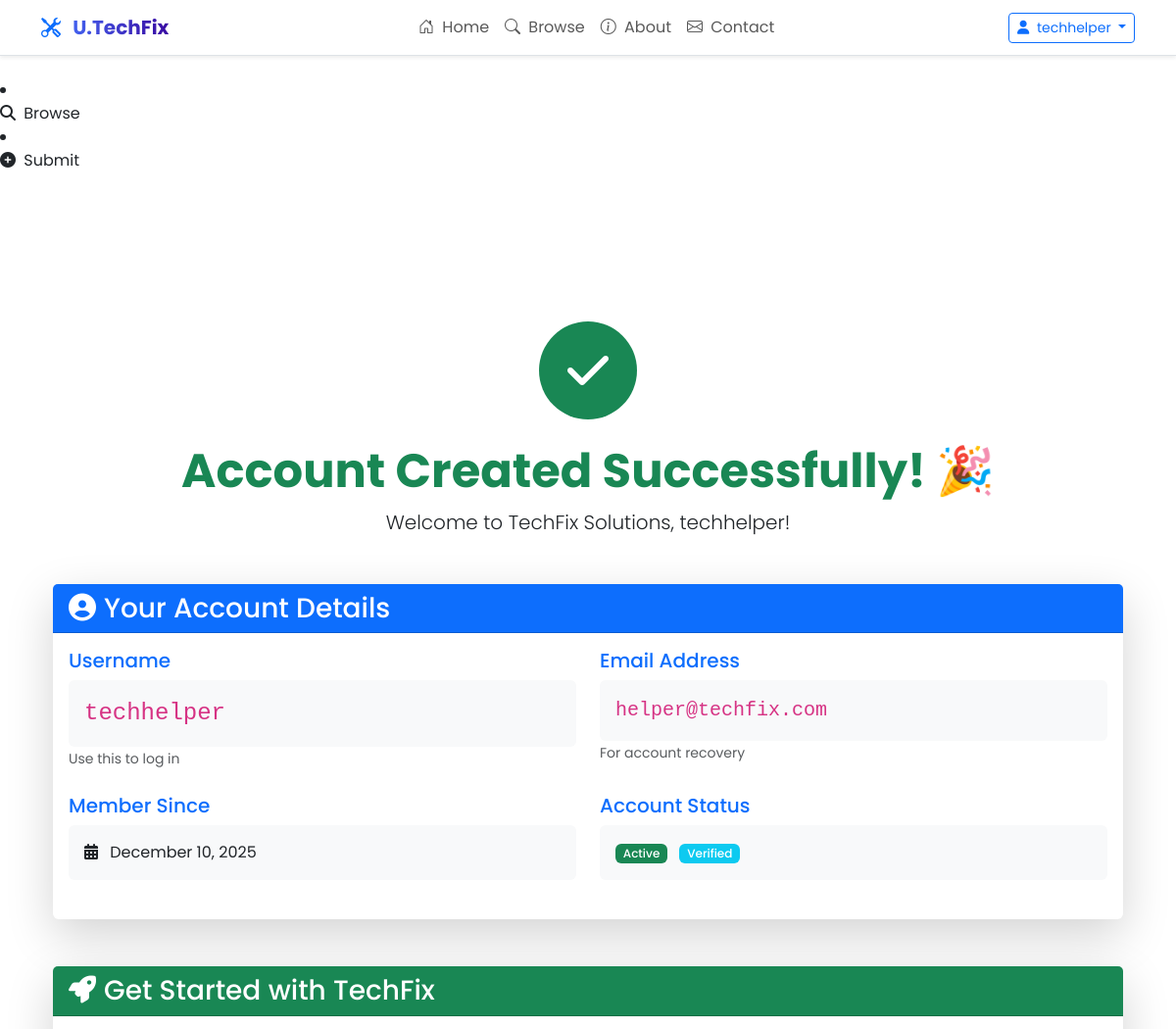
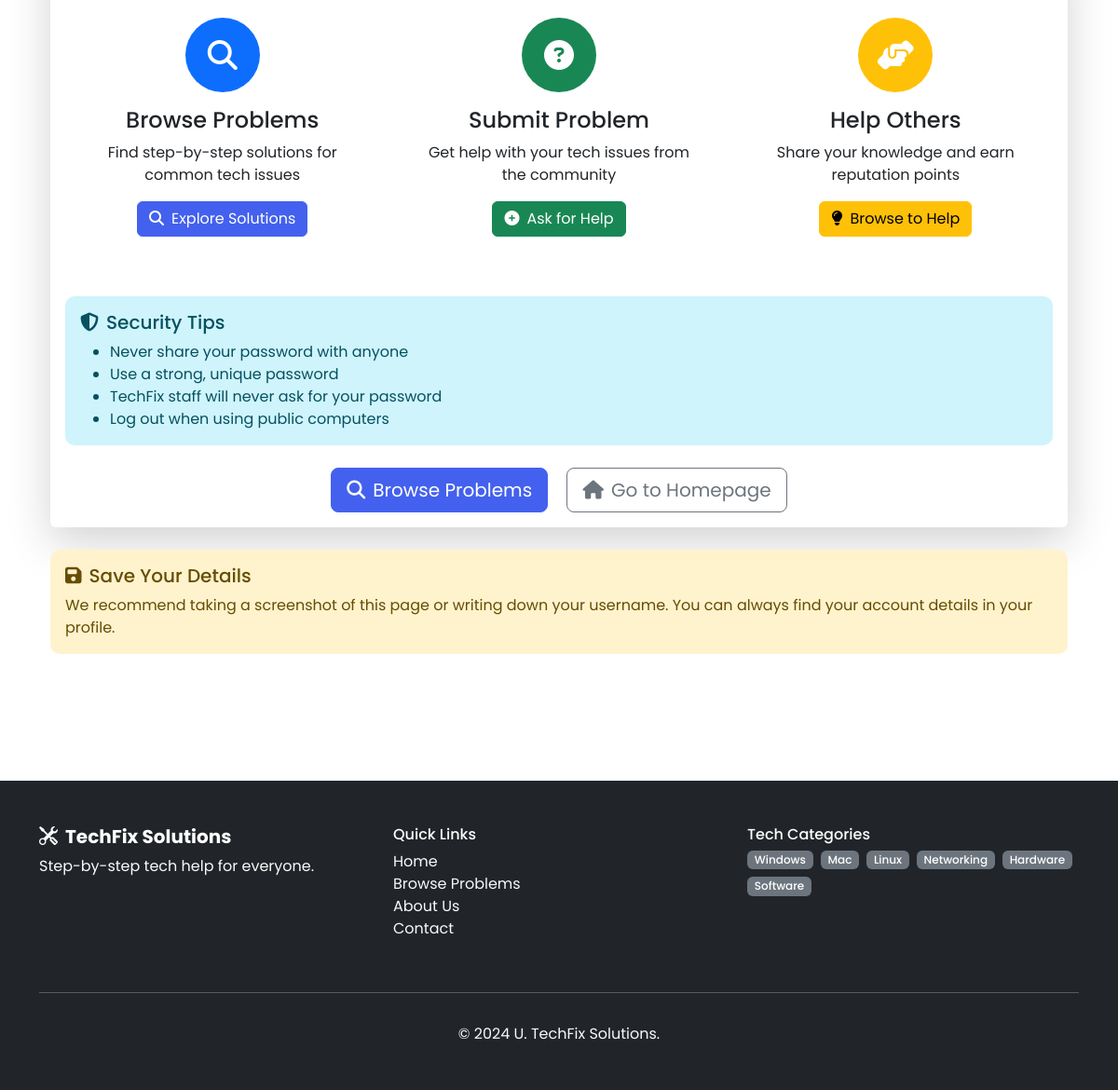
/welcome/techhelper (signed in), run on the app's committed database (2 pictures, top to bottom).
### Blog.py (models this page shows, shortened)
class User(UserMixin, db.Model):
    __tablename__ = 'users'
    id = db.Column(db.Integer, primary_key=True)
    username = db.Column(db.String(80), unique=True, nullable=False)
    email = db.Column(db.String(120), unique=True, nullable=False)
    password_hash = db.Column(db.String(128), nullable=False)
    created_at = db.Column(db.DateTime, default=datetime.utcnow)
    is_helper = db.Column(db.Boolean, default=False)
    reputation = db.Column(db.Integer, default=0)

### Blog.py (the view)
@app.route('/welcome/<username>')
@login_required
def welcome_page(username):
    user = User.query.filter_by(username=username).first_or_404()
    if user.id != current_user.id:
        return redirect(url_for('home'))
    return render_template('welcome.html', title=f'Welcome {username}!', user=user)

### Blog.py (called while the page is built)
@login_manager.user_loader
def load_user(user_id):
    return User.query.get(int(user_id))

@app.context_processor
def inject_user():
    return dict(current_user=current_user)

### templates/welcome.html (shortened to what this page needs)
{% extends "base.html" %}
{% block content %}
<div class="container py-5">
    <div class="text-center mb-5">
        <div class="success-icon mb-4">
            <div class="rounded-circle bg-success d-inline-flex align-items-center justify-content-center"
                 style="width: 100px; height: 100px;">
                <i class="fas fa-check fa-3x text-white"></i>
            </div>
        </div>
        <h1 class="display-5 fw-bold text-success">Account Created Successfully! 🎉</h1>
        <p class="lead">Welcome to TechFix Solutions, {{ user.username }}!</p>
    </div>
    <div class="card shadow-lg mb-5">
        <div class="card-header bg-primary text-white">
            <h3 class="mb-0"><i class="fas fa-user-circle me-2"></i>Your Account Details</h3>
        </div>
        <div class="card-body">
            <div class="row">
                <div class="col-md-6">
                    <div class="mb-4">
                        <h5 class="text-primary">Username</h5>
                        <div class="p-3 bg-light rounded">
                            <code class="fs-4">{{ user.username }}</code>
                        </div>
                        <small class="text-muted">Use this to log in</small>
                    </div>
                </div>
                <div class="col-md-6">
                    <div class="mb-4">
                        <h5 class="text-primary">Email Address</h5>
                        <div class="p-3 bg-light rounded">
                            <code class="fs-5">{{ user.email }}</code>
                        </div>
                        <small class="text-muted">For account recovery</small>
                    </div>
                </div>
            </div>
            <div class="row">
                <div class="col-md-6">
                    <div class="mb-4">
                        <h5 class="text-primary">Member Since</h5>
                        <div class="p-3 bg-light rounded">
                            <i class="fas fa-calendar-alt me-2"></i>
                            {{ user.created_at.strftime('%B %d, %Y') }}
                        </div>
                    </div>
                </div>
                <div class="col-md-6">
                    <div class="mb-4">
                        <h5 class="text-primary">Account Status</h5>
                        <div class="p-3 bg-light rounded">
                            <span class="badge bg-success">Active</span>
                            <span class="badge bg-info ms-2">Verified</span>
                        </div>
                    </div>
                </div>
            </div>
        </div>
    </div>
    <div class="card shadow-lg">
        <div class="card-header bg-success text-white">
            <h3 class="mb-0"><i class="fas fa-rocket me-2"></i>Get Started with TechFix</h3>
        </div>
        <div class="card-body">
            <div class="row">
                <div class="col-md-4 mb-4">
                    <div class="card h-100 border-primary">
                        <div class="card-body text-center">
                            <div class="icon-circle bg-primary mb-3">
                                <i class="fas fa-search fa-2x text-white"></i>
                            </div>
                            <h4>Browse Problems</h4>
                            <p>Find step-by-step solutions for common tech issues</p>
                            <a href="{{ url_for('browse') }}" class="btn btn-primary">
                                <i class="fas fa-search me-2"></i>Explore Solutions
                            </a>
                        </div>
                    </div>
                </div>
                <div class="col-md-4 mb-4">
                    <div class="card h-100 border-success">
                        <div class="card-body text-center">
                            <div class="icon-circle bg-success mb-3">
                                <i class="fas fa-question-circle fa-2x text-white"></i>
                            </div>
                            <h4>Submit Problem</h4>
                            <p>Get help with your tech issues from the community</p>
                            <a href="{{ url_for('submit_problem') }}" class="btn btn-success">
                                <i class="fas fa-plus-circle me-2"></i>Ask for Help
                            </a>
                        </div>
                    </div>
                </div>
                <div class="col-md-4 mb-4">
                    <div class="card h-100 border-warning">
                        <div class="card-body text-center">
                            <div class="icon-circle bg-warning mb-3">
                                <i class="fas fa-hands-helping fa-2x text-white"></i>
                            </div>
                            <h4>Help Others</h4>
                            <p>Share your knowledge and earn reputation points</p>
                            <a href="{{ url_for('browse') }}" class="btn btn-warning">
                                <i class="fas fa-lightbulb me-2"></i>Browse to Help
                            </a>
                        </div>
                    </div>
                </div>
            </div>
            <div class="alert alert-info mt-4">
                <h5><i class="fas fa-shield-alt me-2"></i>Security Tips</h5>
                <ul class="mb-0">
                    <li>Never share your password with anyone</li>
                    <li>Use a strong, unique password</li>
                    <li>TechFix staff will never ask for your password</li>
                    <li>Log out when using public computers</li>
                </ul>
            </div>
            <div class="text-center mt-4">
                <a href="{{ url_for('browse') }}" class="btn btn-primary btn-lg me-3">
                    <i class="fas fa-search me-2"></i>Browse Problems
                </a>
                <a href="{{ url_for('home') }}" class="btn btn-outline-secondary btn-lg">
                    <i class="fas fa-home me-2"></i>Go to Homepage
                </a>
            </div>
        </div>
    </div>
    <div class="alert alert-warning mt-4">
        <h5><i class="fas fa-save me-2"></i>Save Your Details</h5>
        <p class="mb-0">We recommend taking a screenshot of this page or writing down your username. You can always find your account details in your profile.</p>
    </div>
</div>
{% endblock %}

### templates/base.html (shortened to what this page needs)
<!DOCTYPE html>
<html lang="en" data-bs-theme="light">
<head>
    <link href="https://cdn.jsdelivr.net/npm/bootstrap@5.3.0/dist/css/bootstrap.min.css" rel="stylesheet">
    <link rel="stylesheet" href="https://cdn.jsdelivr.net/npm/bootstrap-icons@1.10.0/font/bootstrap-icons.css">
    <link href="https://cdnjs.cloudflare.com/ajax/libs/font-awesome/6.4.0/css/all.min.css" rel="stylesheet">
    <link rel="stylesheet" href="{{ url_for('static', filename='css/main.css') }}">
</head>
<body>
<li class="nav-item">
    <a class="nav-link" href="{{ url_for('browse') }}">
        <i class="fas fa-search me-1"></i> Browse
    </a>
</li>
<li class="nav-item">
    <a class="nav-link" href="{{ url_for('submit_problem') }}">
        <i class="fas fa-plus-circle me-1"></i> Submit
    </a>
</li>
    <nav class="navbar navbar-expand-lg navbar-light bg-white border-bottom shadow-sm fixed-top">
        <div class="container">
            <a class="navbar-brand fw-bold text-primary" href="/">
                <i class="bi bi-tools me-2"></i>
                <span class="brand-text">U.TechFix</span>
            </a>
            <div class="collapse navbar-collapse" id="mainNav">
                <ul class="navbar-nav mx-auto mb-2 mb-lg-0">
                    <li class="nav-item">
                        <a class="nav-link {% if page == 'home' %}active fw-bold{% endif %}" href="/">
                            <i class="bi bi-house-door me-1"></i> Home
                        </a>
                    </li>
                    <li class="nav-item">
                        <a class="nav-link {% if page == 'browse' %}active fw-bold{% endif %}" href="/browse">
                            <i class="bi bi-search me-1"></i> Browse
                        </a>
                    </li>
                    <li class="nav-item">
                        <a class="nav-link {% if page == 'about' %}active fw-bold{% endif %}" href="/about">
                            <i class="bi bi-info-circle me-1"></i> About
                        </a>
                    </li>
                    <li class="nav-item">
                        <a class="nav-link {% if page == 'contact' %}active fw-bold{% endif %}" href="/contact">
                            <i class="bi bi-envelope me-1"></i> Contact
                        </a>
                    </li>
                </ul>
                <div class="d-flex">
                    {% if current_user.is_authenticated %}
                        <div class="dropdown">
                            <button class="btn btn-outline-primary btn-sm dropdown-toggle" type="button" data-bs-toggle="dropdown">
                                <i class="fas fa-user me-1"></i> {{ current_user.username }}
                            </button>
                        </div>
                    {% endif %}
                </div>
            </div>
        </div>
    </nav>
    <div style="height: 80px;"></div>
    <main class="container py-4">
        {% block content %}{% endblock %}
    </main>
    <footer class="bg-dark text-white py-5 mt-5">
        <div class="container">
            <div class="row">
                <div class="col-md-4 mb-4">
                    <h5 class="fw-bold">
                        <i class="bi bi-tools me-2"></i>TechFix Solutions
                    </h5>
                    <p class="text-light">Step-by-step tech help for everyone.</p>
                </div>
                <div class="col-md-4 mb-4">
                    <h6>Quick Links</h6>
                    <ul class="list-unstyled">
                        <li><a href="/" class="text-light text-decoration-none">Home</a></li>
                        <li><a href="/browse" class="text-light text-decoration-none">Browse Problems</a></li>
                        <li><a href="/about" class="text-light text-decoration-none">About Us</a></li>
                        <li><a href="/contact" class="text-light text-decoration-none">Contact</a></li>
                    </ul>
                </div>
                <div class="col-md-4 mb-4">
                    <h6>Tech Categories</h6>
                    <div class="d-flex flex-wrap gap-2">
                        <span class="badge bg-secondary">Windows</span>
                        <span class="badge bg-secondary">Mac</span>
                        <span class="badge bg-secondary">Linux</span>
                        <span class="badge bg-secondary">Networking</span>
                        <span class="badge bg-secondary">Hardware</span>
                        <span class="badge bg-secondary">Software</span>
                    </div>
                </div>
            </div>
            <hr class="text-light">
            <div class="text-center pt-3">
                <p class="mb-0 text-light">&copy; 2024 U. TechFix Solutions.</p>
            </div>
        </div>
    </footer>
</body>
</html>

### static/main.css (style rules this page uses)
:root { --primary-color: #4361ee; --secondary-color: #3a0ca3; --accent-color: #4cc9f0; --light-color: #f8f9fa; --dark-color: #212529; --success-color: #4ade80; --warning-color: #f59e0b; }
body { font-family: 'Poppins', sans-serif; padding-top: 80px; }
.brand-text { background: linear-gradient(90deg, var(--primary-color), var(--secondary-color)); -webkit-background-clip: text; -webkit-text-fill-color: transparent; background-clip: text; }
.navbar { backdrop-filter: blur(10px); -webkit-backdrop-filter: blur(10px); }
.card { border: none; transition: transform 0.3s ease, box-shadow 0.3s ease; }
.btn-primary { background-color: var(--primary-color); border-color: var(--primary-color); }
.badge { font-weight: 500; padding: 0.35em 0.65em; }
.alert { border: none; border-radius: 10px; }

### templates/welcome.html (style rules this page uses)
.icon-circle { width: 80px; height: 80px; border-radius: 50%; display: flex; align-items: center; justify-content: center; margin: 0 auto; }
.card { transition: transform 0.3s ease; }

### data on the page
User: username "techhelper", email "helper@techfix.com", created_at "December 10, 2025"
